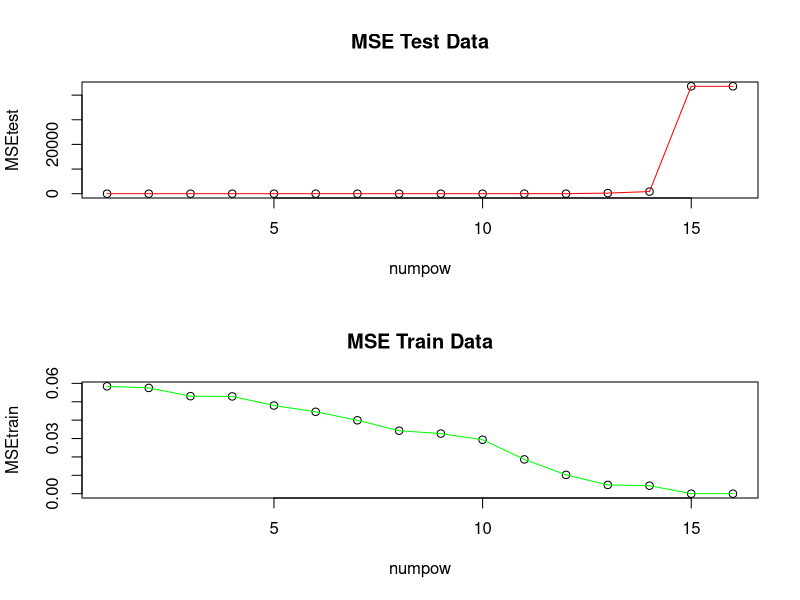

This figure's R source:
# clear memory
rm(list=ls(all=TRUE))
#This splits the graphs to fit on one page
par(mfrow=c(2, 1))
# Gets rid of warnings
options(warn=-1)

# simulate data
set.seed(32)
npts = 32
x = seq(from=-1,to=1,length.out=npts)
y = x + rnorm(n=npts,mean=0,sd=0.5)

# split into test and train
trainind = seq(from=1,to=32,by=2)
xtrain = x[trainind]
ytrain = y[trainind]
xtest = x[-trainind]
ytest = y[-trainind]

# plot training set data
# par(mfrow=c(2,1))
# plot(xtrain, ytrain, pch=20)

# build model using training set
numpow = c(1:16)

# Creating a vector that has the index length of numIndex
MSEtest = numpow
# Same thing for MSEout vector
MSEtrain = numpow

# cycle through all values of numpow from 1 to 16.
for(i in numpow){
  # fit the model and calculate both the training set MSE (mean-squared error) and the test set MSE.   
  xnam = paste("I(x**",c(1:numpow[i]),")",sep='')
  regression = as.formula(paste("y ~ ", paste(xnam, collapse="+")))
  # Need to establish each data frame based on the give data for train and test
  train = data.frame(x=xtrain, y=ytrain)
  test = data.frame(x=xtest, y=ytest)
  # Making the linear regression model
  mylm = lm(regression, data=train)
  # compute test predictions
  testpred = predict(mylm, newdata=test)
  trainpred = predict(mylm, newdata=train)
  # Test MSE in sample
  MSEtest[i] = mean((testpred - test[,2])^2)
  # Test MSE out of sample
  MSEtrain[i] = mean((trainpred -train[,2])^2)
}

# Finds the minimum value of any given MSE
findMin = function(MSE){
  # Establishing the minimum value as a random index
  minVal = MSE[1]
  for(j in 1:length(MSE)){
    # If an index is smaller than the first index
    if(MSE[j] < minVal){
      # The index value is equal to the minimum value
      minVal = MSE[j]
    }
  }
  return(minVal)
}

# Prints the smallest MSE with the data that is given for each column
cat("Smallest value for test samples MSE: ", findMin(MSEtest), "\n")
# Prints the smallest MSE with the data that is not given for each column
cat("Smallest value for training samples MSE: ", findMin(MSEtrain))
cat("\n")

# plot training set predictions
# note that they go right through the data points
plot(numpow, MSEtest, xlab="numpow", ylab="MSEtest", main="MSE Test Data")
lines(numpow, MSEtest, col="red")

# lines(xtrain, predict(mylm), col='red')

# plot test set data
plot(numpow, MSEtrain, xlab="numpow", ylab="MSEtrain", main="MSE Train Data")
lines(numpow, MSEtrain, col="green")

# plot(xtest, ytest, pch=18, ylim=c(-10,10))

# plot test set predictions
# lines(xtest, testpred, col='blue')




